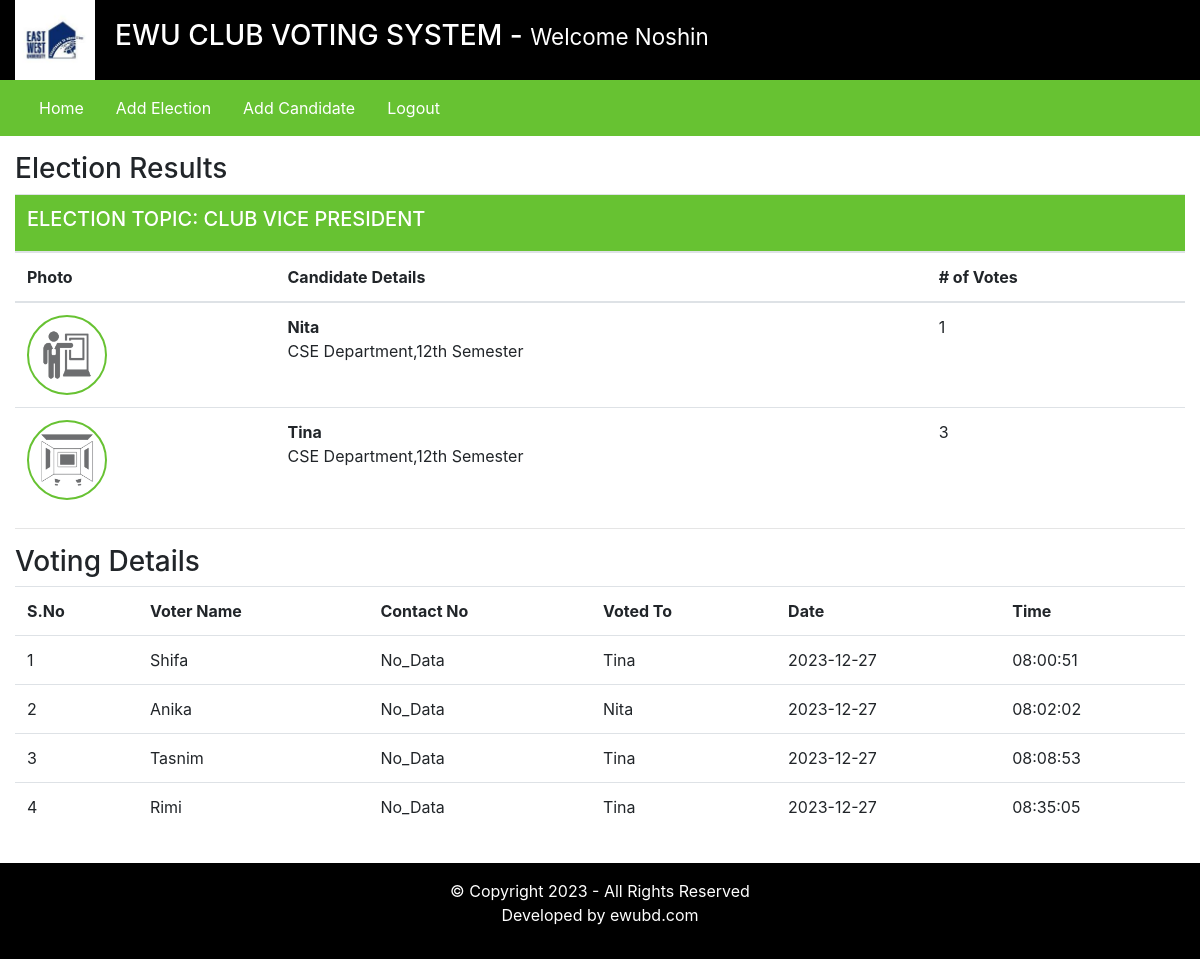
The page /admin/index.php?viewResult=6 (signed in) on the database its author committed.
### tables this page shows
CREATE TABLE `elections` (
  `id` int(11) NOT NULL,
  `election_topic` varchar(255) DEFAULT NULL,
  `no_of_candidates` int(11) DEFAULT NULL,
  `starting_date` date DEFAULT NULL,
  `ending_date` date DEFAULT NULL,
  `status` varchar(45) DEFAULT NULL,
  `inserted_by` varchar(255) DEFAULT NULL,
  `inserted_on` date DEFAULT NULL
);

CREATE TABLE `candidate_details` (
  `id` int(11) NOT NULL,
  `election_id` int(11) DEFAULT NULL,
  `candidate_name` varchar(255) DEFAULT NULL,
  `candidate_details` text DEFAULT NULL,
  `candidate_photo` text DEFAULT NULL,
  `inserted_by` varchar(255) DEFAULT NULL,
  `inserted_on` date DEFAULT NULL
);

CREATE TABLE `votings` (
  `id` int(11) NOT NULL,
  `election_id` int(11) DEFAULT NULL,
  `voters_id` int(11) DEFAULT NULL,
  `candidate_id` int(11) NOT NULL,
  `vote_date` date DEFAULT NULL,
  `vote_time` time DEFAULT NULL
);

CREATE TABLE `users` (
  `id` int(11) NOT NULL,
  `username` varchar(255) DEFAULT NULL,
  `student_id` varchar(45) DEFAULT NULL,
  `password` text DEFAULT NULL,
  `user_role` varchar(45) DEFAULT NULL
);

### admin/inc/viewResults.php (the view)
<?php
    $election_id = $_GET['viewResult'];
?>
<div class="row my-3">
    <div class="col-12">
        <h3> Election Results </h3>
        <?php
            $fetchingActiveElections = mysqli_query($db, "SELECT * FROM elections WHERE id = '". $election_id ."'") or die(mysqli_error($db));
            $totalActiveElections = mysqli_num_rows($fetchingActiveElections);
            if($totalActiveElections > 0)
            {
                while($data = mysqli_fetch_assoc($fetchingActiveElections))
                {
                    $election_id = $data['id'];
                    $election_topic = $data['election_topic'];
        ?>
                    <table class="table">
                        <thead>
                            <tr>
                                <th colspan="4" class="bg-green text-white"><h5> ELECTION TOPIC: <?php echo strtoupper($election_topic); ?></h5></th>
                            </tr>
                            <tr>
                                <th> Photo </th>
                                <th> Candidate Details </th>
                                <th> # of Votes </th>
                            </tr>
                        </thead>
                        <tbody>
                        <?php
                            $fetchingCandidates = mysqli_query($db, "SELECT * FROM candidate_details WHERE election_id = '". $election_id ."'") or die(mysqli_error($db));
                            while($candidateData = mysqli_fetch_assoc($fetchingCandidates))
                            {
                                $candidate_id = $candidateData['id'];
                                $candidate_photo = $candidateData['candidate_photo'];
                                $fetchingVotes = mysqli_query($db, "SELECT * FROM votings WHERE candidate_id = '". $candidate_id . "'") or die(mysqli_error($db));
                                $totalVotes = mysqli_num_rows($fetchingVotes);
                        ?>
                                <tr>
                                    <td> <img src="<?php echo $candidate_photo; ?>" class="candidate_photo"> </td>
                                    <td><?php echo "<b>" . $candidateData['candidate_name'] . "</b><br />" . $candidateData['candidate_details']; ?></td>
                                    <td><?php echo $totalVotes; ?></td>
                                </tr>
                        <?php
                            }
                        ?>
                        </tbody>
                    </table>
            <?php
                }
            } else {
                echo "No any active election.";
            }
        ?>
        <hr>
        <h3>Voting Details</h3>
        <?php
            $fetchingVoteDetails = mysqli_query($db, "SELECT * FROM votings WHERE election_id = '". $election_id ."'");
            $number_of_votes = mysqli_num_rows($fetchingVoteDetails);
            if($number_of_votes > 0)
            {
                $sno = 1;
        ?>
                <table class="table">
                    <tr>
                        <th>S.No</th>
                        <th>Voter Name</th>
                        <th>Contact No</th>
                        <th>Voted To</th>
                        <th>Date </th>
                        <th>Time</th>
                    </tr>
        <?php
                while($data = mysqli_fetch_assoc($fetchingVoteDetails))
                {
                    $voters_id = $data['voters_id'];
                    $candidate_id = $data['candidate_id'];
                    $fetchingUsername = mysqli_query($db, "SELECT * FROM users WHERE id = '". $voters_id ."'") or die(mysqli_error($db));
                    $isDataAvailable = mysqli_num_rows($fetchingUsername);
                    $userData = mysqli_fetch_assoc($fetchingUsername);
                    if ($isDataAvailable > 0) {
                        $username = $userData['username'];
                        $contact_no = isset($userData['contact_no']) ? $userData['contact_no'] : "No_Data";
                    } else {
                        $username = "No_Data";
                        $contact_no = "No_Data";
                    }
                    $fetchingCandidateName = mysqli_query($db, "SELECT * FROM candidate_details WHERE id = '". $candidate_id ."'") or die(mysqli_error($db));
                    $isDataAvailable = mysqli_num_rows($fetchingCandidateName);
                    $candidateData = mysqli_fetch_assoc($fetchingCandidateName);
                    if ($isDataAvailable > 0) {
                        $candidate_name = $candidateData['candidate_name'];
                    } else {
                        $candidate_name = "No_Data";
                    }
        ?>
                    <tr>
                        <td><?php echo $sno++; ?></td>
                        <td><?php echo $username; ?></td>
                        <td><?php echo $contact_no; ?></td>
                        <td><?php echo $candidate_name; ?></td>
                        <td><?php echo $data['vote_date']; ?></td>
                        <td><?php echo $data['vote_time']; ?></td>
                    </tr>
        <?php
                }
                echo "</table>";
            } else {
                echo "No any vote detail is available!";
            }
        ?>
    </div>
</div>

### admin/inc/header.php (shortened to what this page needs)
<!DOCTYPE html>
<html lang="en">
<head>
    <link rel="stylesheet" href="../assets/css/bootstrap.min.css">
    <link rel="stylesheet" href="../assets/css/style.css">
</head>
<body>
    <div class="container-fluid">
        <div class="row bg-black text-white">
            <div class="col-1">
                <img src="../assets/images/logo.gif" width="80px"/>
            </div>
            <div class="col-11 my-auto">
                <h3> EWU CLUB VOTING SYSTEM  - <small> Welcome  <?php echo $_SESSION['username']; ?></small> </h3>
            </div>
        </div>

### admin/inc/navigation.php (shortened to what this page needs)
<div class="row bg-green">
    <div class="col-12 bg-green">
    <nav class="navbar navbar-expand-lg navbar-light bg-green">
    <div class="collapse navbar-collapse" id="navbarSupportedContent">
        <ul class="navbar-nav mr-auto">
        <li class="nav-item">
            <a class="nav-link text-white mr-3" href="index.php?homepage=1">Home</a>
        </li>
        <li class="nav-item">
            <a class="nav-link text-white mr-3" href="index.php?addElectionPage=1">Add Election</a>
        </li>
        <li class="nav-item">
            <a class="nav-link text-white mr-3" href="index.php?addCandidatePage=1">Add Candidate</a>
        </li>
        <li class="nav-item">
            <a class="nav-link text-white mr-3" href="logout.php">Logout</a>
        </li>
         </ul>
    </div>
    </nav>
</div>
</div>

### admin/index.php
<?php
    require_once("inc/header.php");
    require_once("inc/navigation.php");
    if(isset($_GET['homepage']))
    {
        require_once("inc/homepage.php");
    }else if(isset($_GET['addElectionPage']))
    {
        require_once("inc/add_elections.php");
    }else if(isset($_GET['addCandidatePage']))
    {
        require_once("inc/add_candidates.php");
    }else if(isset($_GET['viewResult']))
    {
        require_once("inc/viewResults.php");
    }
?>
<?php
    require_once("inc/footer.php");
?>

### admin/inc/footer.php (shortened to what this page needs)
    <div class="row bg-black text-center text-white">
        <div class="col-12 my-3">
            <p> &copy; Copyright 2023 - All Rights Reserved  <br />
                Developed by ewubd.com
            </p>
        </div>
    </div>
</div>
</body>
</html>

### assets/css/style.css (style rules this page uses)
.text-white { color: #fff; }
.bg-black { background-color: #000; }
.bg-green { background-color: #67C232; }
.candidate_photo { width: 80px; height: 80px; border: 2px solid #67C232; border-radius: 100%; }

### rows shown on the page
elections: election_topic "CLUB VICE PRESIDENT"
candidate_details: candidate_photo (picture), candidate_name "Nita", candidate_details "CSE Department,12th Semester", totalVotes "1"
candidate_details: candidate_photo (picture), candidate_name "Tina", candidate_details "CSE Department,12th Semester", totalVotes "3"
votings: users.username "Shifa", contact_no "No_Data", candidate_details.candidate_name "Tina", vote_date "2023-12-27", vote_time "08:00:51"
votings: users.username "Anika", contact_no "No_Data", candidate_details.candidate_name "Nita", vote_date "2023-12-27", vote_time "08:02:02"
votings: users.username "Tasnim", contact_no "No_Data", candidate_details.candidate_name "Tina", vote_date "2023-12-27", vote_time "08:08:53"
votings: users.username "Rimi", contact_no "No_Data", candidate_details.candidate_name "Tina", vote_date "2023-12-27", vote_time "08:35:05"

### other values the page prints
$_SESSION['username'] "Noshin"
